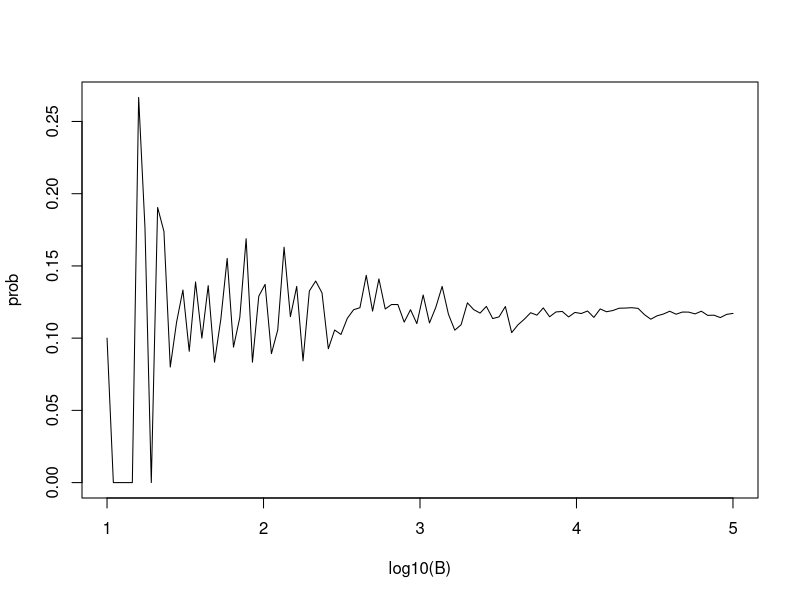

Write R code to recreate this figure.
# The number of experiments to be run in Monte carlo, can be
# decided by the stability of the responses received.

# For the birthday problem, we try multiple values of B, ranging from
# 10 to 10^n

B <- 10^seq(1, 5, len = 100)

compute_prob <- function(B, n = 10){
    same_day <- replicate(B, {
        bdays <- sample(1:365, n, replace =TRUE)
        any(duplicated(bdays))
    })
    mean(same_day)
}

prob <- sapply(B, compute_prob)
plot(log10(B), prob, type = "l")